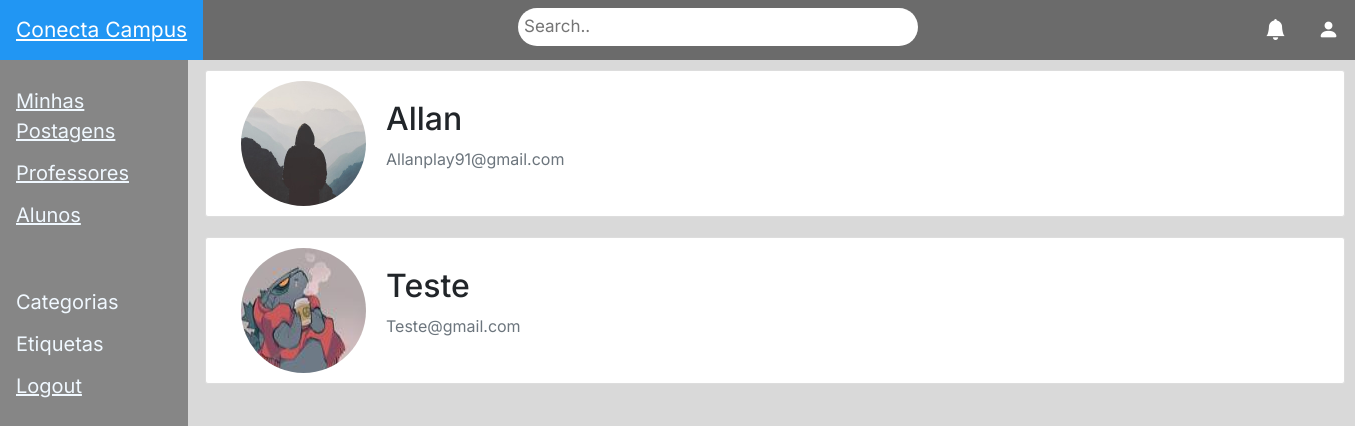
Page /admin/ (signed in) on the earlier database version.
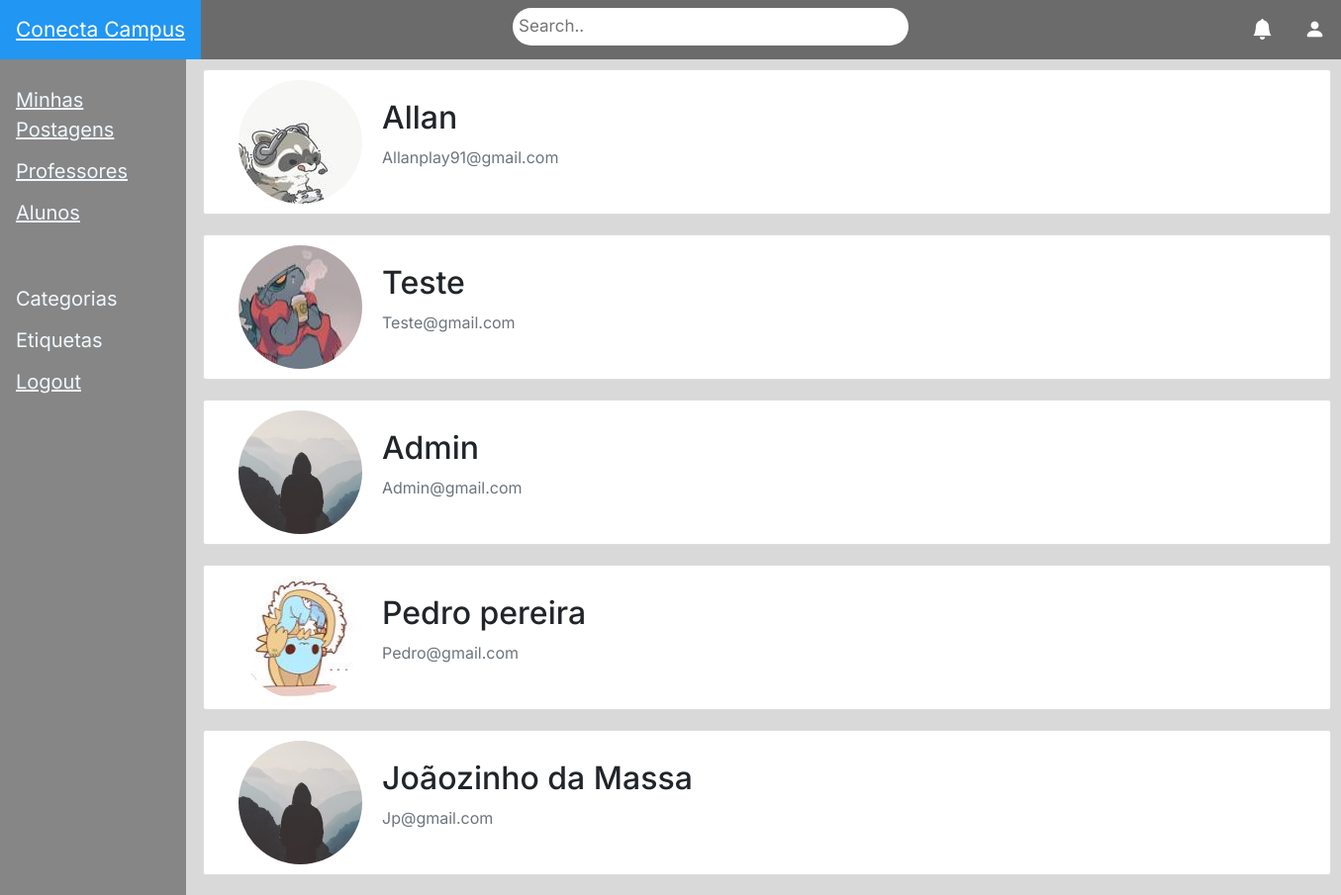
Same page on the later database version.
### models.py (models this page shows, shortened)
class User(db.Model, UserMixin):
    id = db.Column(db.Integer, primary_key=True)
    email = db.Column(db.String(150), unique=True)
    nome = db.Column(db.String(150), nullable=False)
    senha = db.Column(db.String(40), nullable=False)
    arq_imagem = db.Column(db.String(20), nullable=False, default='default.jpg')
    status = db.Column(db.String(20), nullable=False)
    topicos = db.relationship('Topico', backref='autor', cascade='all, delete-orphan', lazy=True)
    respostas = db.relationship('Resposta', backref='autor', cascade='all, delete-orphan', lazy=True)
    reportes_feitos = db.relationship(
        'Reportar',
        foreign_keys='Reportar.autor_id',
        cascade='all, delete-orphan',
        backref='autor_do_reporte',
        lazy=True
    )
    reportes_recebidos = db.relationship(
        'Reportar',
        foreign_keys='Reportar.target_id',
        cascade='all, delete-orphan',
        backref='usuario_reportado',
        lazy=True
    )

### routes/admin.py (the view)
@admin_route.route('/')
@login_required  # Apenas usuários logados podem acessar essa área
def dashboard():
    usuarios = User.query.all()
    return render_template('lista_usuarios.html', usuarios=usuarios, user=current_user)

### main.py (called while the page is built)
@loginManager.user_loader
def load_user(user_id):
    return User.query.get(int(user_id))

### templates/lista_usuarios.html (shortened to what this page needs)
{% extends "index.html" %}
{% block content %}
<div
    {% if user.status == "Admin" %}
        role="main"
        class="mt-5"
    {% else %}
        class="main"
        style="margin-left: 195px;"
    {% endif%}
>
    {% for usuario in usuarios %}
        <div class="container">
            <div class="row align-items-center justify-content-between" style="background: #ffffff; padding: 10px 20px; border: 1px solid #dddddd; border-radius: 3px; margin-bottom: 20px;">
                <div class="col-md-8 d-flex align-items-center">
                    <img
                        class="rounded-circle"
                        style="height: 125px; width: 125px; margin-right: 20px;"
                        src="{{ url_for('static', filename='profile-pics/' + usuario.arq_imagem) }}"
                    >
                    <div>
                        <h2 class="account-heading"> {{ usuario.nome }}</h2>
                        <p class="text-secondary">{{ usuario.email }}</p>
                    </div>
                </div>
            </div>
        </div>
    {% endfor %}
</div>
{% endblock %}

### templates/index.html (shortened to what this page needs)
<!DOCTYPE html>
<html lang="en">
<head>
    <link href="https://cdn.jsdelivr.net/npm/bootstrap@5.3.3/dist/css/bootstrap.min.css" rel="stylesheet">
    <link rel="stylesheet" href="{{url_for('static',filename='CSS/menuprincipal.css')}}">
    <link rel="stylesheet" href="https://cdn.jsdelivr.net/npm/bootstrap-icons@1.11.3/font/bootstrap-icons.min.css">
    <link href="https://cdn.jsdelivr.net/npm/bootstrap@5.0.2/dist/css/bootstrap.min.css" rel="stylesheet">
    <link rel="stylesheet" href="https://stackpath.bootstrapcdn.com/bootstrap/4.4.1/css/bootstrap.min.css"/>
    <link rel="stylesheet" href="{{ url_for('static', filename='CSS/style.css')}}">
</head>
<body>
    {% if user.is_authenticated and user.status != 'Admin'%}
        <div class="topnav fixed-top">
            <div class ="campus">
            <a class="active" href="/principal/nada">Conecta Campus</a>
            </div>
            <a href="/principal/perfil"><i class="bi bi-person-fill"></i></a>
            <a href="#notificacao"><i class="bi bi-bell-fill"></i></a>
            <div class ="barra">
            <input type="text" placeholder="Search..">
            </div>
        </div>
        <div class="sidenav">
            <a
                href="{{ url_for('principal.principalTemplate', filtro='Meus Topicos') }}"
                class="dropdown-text"
                style="color: aliceblue;"
            >
                Minhas Postagens
            </a>
            <a
                href="{{ url_for('principal.lista_usuarios', status='Professor') }}"
                class="dropdown-text"
                style="color: aliceblue;"
            >
                Professores
            </a>
            <a
                href="{{ url_for('principal.lista_usuarios', status='Aluno') }}"
                class="dropdown-text"
                style="color: aliceblue;"
            >
                Alunos
            </a>
            <div class="descer">
                <div class="dropdown">
                    <a onclick="myFunction()" class="dropdown-text" style="color: aliceblue;">Categorias</a>
                  </div>
                  <div class="dropdown">
                    <a onclick="toggleEtiquetas()" class="dropdown-text" style="color: aliceblue;">Etiquetas</a>
                  </div>
            <a href="{{ url_for('principal.logout') }}" class="dropdown-text" style="color: aliceblue;">Logout</a>
            </div>
        </div>
    {% endif %}
    {% block content %}{% endblock %}
</body>
</html>

### static/CSS/menuprincipal.css (style rules this page uses)
body { background-color: #D9D9D9; color: black; }
.sidenav { height: 100%; width: 188px; position: fixed; z-index: 1; top: 0; left: 0; background-color: #868686; overflow-x: hidden; padding-top: 20px; margin-top: 60px; }
.sidenav a { padding: 6px 8px 6px 16px; text-decoration: underline; font-size: 20px; color: #fff; display: block; }
.main { margin-top: 70px; margin-left: 160px; padding: 0px 10px; }
.descer { margin-top: 45px; }
.topnav { overflow: hidden; background-color: #6B6B6B; width: 100%; }
.topnav a { float: right; display: block; color: #fff; text-align: center; padding: 14px 16px; text-decoration: none; font-size: 21px; }
.topnav a.active { background-color: #2196F3; color: white; }
.topnav input[type=text] { float: right; padding: 6px; border-radius: 20px; border: none; margin-top: 8px; margin-right: 16px; font-size: 17px; width: 400px; }
.campus { float: left; }
.barra { display: flex; justify-content: center; }
.dropdown-text { padding: 6px 8px 6px 16px; text-decoration: underline; font-size: 20px; color: #fff; display: block; cursor: pointer; }
.dropdown { position: relative; display: inline-block; }

### static/CSS/style.css (style rules this page uses)
body { font-family: "Inter", sans-serif; background-color: #D9D9D9; }
a { text-decoration: none; color: blueviolet; }
.container { width: 150%; }

Differences in the rows shown:
changed User "Allan": arq_imagem: picture added in place of a placeholder
added User: arq_imagem (placeholder picture), nome "Admin", email "Admin@gmail.com"
added User: arq_imagem (picture), nome "Pedro pereira", email "Pedro@gmail.com"
added User: arq_imagem (placeholder picture), nome "Joãozinho da Massa", email "Jp@gmail.com"
